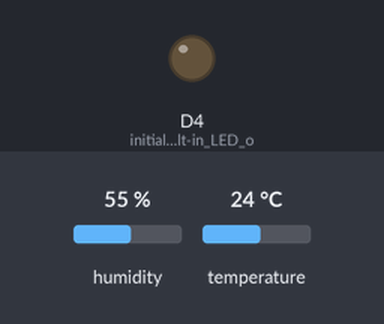
Simulated run of this sketch. Board: ESP8266 (NodeMCU). Shown: output pins drawn as LEDs (lit = HIGH). Inputs (shaded band) come from the test bench; at power-on: humidity 55 %, temperature 24 °C. WiFi joins after 1.5 s; servers stay silent unless stated; uploads are accepted with an empty reply; what the sketch prints to the serial monitor is not drawn.

Above: at 6.6 s.
Timing chart, 0 to 13.2 s (numbered marks = the images above):
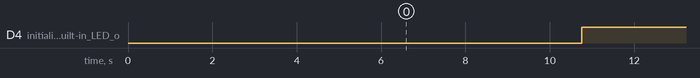

Measured:
- by itself, D4 (initialize_built-in_LED_o): alternates HIGH for 5.2 s and LOW for 3.0 s

The sketch:

NodeMCU.ino
```cpp
#include <ESP8266WiFi.h>
#include <ESP8266HTTPClient.h>
#include <DHT.h>

// Update HOST URL here
#define HOST "liawenvironmentsystem.000webhostapp.com"

// Define WiFi credentials
#define WIFI_SSID "666"
#define WIFI_PASSWORD "1a2a3a4a"

// Define the pin where the data line is connected
#define DHTPIN D5
#define DHTTYPE DHT11   // DHT 11

// Initialize the DHT sensor
DHT dht(DHTPIN, DHTTYPE);

void setup() {
  Serial.begin(115200);
  Serial.println("Communication Started \n\n");
  delay(1000);
  dht.begin();

  pinMode(LED_BUILTIN, OUTPUT); // initialize built-in LED on the board

  WiFi.mode(WIFI_STA);
  WiFi.begin(WIFI_SSID, WIFI_PASSWORD); // try to connect with WiFi
  Serial.print("Connecting to ");
  Serial.print(WIFI_SSID);
  while (WiFi.status() != WL_CONNECTED) {
    Serial.print(".");
    delay(500);
  }

  Serial.println();
  Serial.print("Connected to ");
  Serial.println(WIFI_SSID);
  Serial.print("IP Address is: ");
  Serial.println(WiFi.localIP()); // print local IP address

  delay(30);
}

void loop() {
  delay(2000);
  HTTPClient http;    // http object of class HTTPClient
  WiFiClient wclient; // wclient object of class WiFiClient

  // Reading temperature and humidity values from the DHT sensor
  float humidity = dht.readHumidity();
  float temperature = dht.readTemperature();

  // Convert float variables to string
  String sendhumidity = String(humidity);
  String sendtemperature = String(temperature);

  // Create POST data
  String postData = "sendtemperature=" + sendtemperature + "&sendhumidity=" + sendhumidity;

  // Check if any reads failed and exit early (to try again).
  if (isnan(humidity) || isnan(temperature)) {
    Serial.println("Failed to read from DHT sensor!");
    return;
  }

  http.begin(wclient, "http://liawenvironmentsystem.000webhostapp.com/dbwrite.php"); // Connect to host
  http.addHeader("Content-Type", "application/x-www-form-urlencoded"); // Specify content-type header

  int httpCode = http.POST(postData); // Send POST request and store server response code

  // Print the temperature and humidity to the serial monitor
  Serial.print("Humidity: ");
  Serial.print(sendhumidity);
  Serial.print(" %\t");
  Serial.print("Temperature: ");
  Serial.print(sendtemperature);
  Serial.println(" *C");

  // Print the HTTP response code
  Serial.print("HTTP Response code: ");
  Serial.println(httpCode);

  // if connection established then do this
  if (httpCode == 200) {
    Serial.println("Values uploaded successfully.");
    String webpage = http.getString(); // Get HTML webpage output
    Serial.println(webpage + "\n");
  } else {
    Serial.println("Failed to upload values.");
  }

  http.end(); // Close connection

  delay(3000);
  digitalWrite(LED_BUILTIN, LOW);
  delay(3000);
  digitalWrite(LED_BUILTIN, HIGH);
}
```
